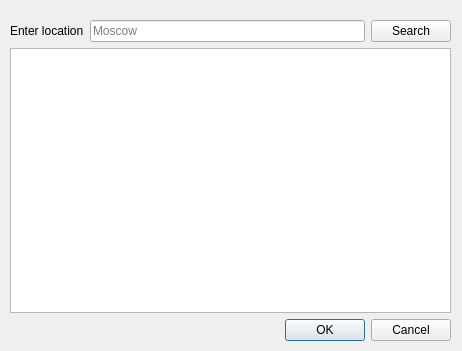
<?xml version="1.0" encoding="UTF-8"?>
<ui version="4.0">
 <class>AddLocationDialog</class>
 <widget class="QDialog" name="AddLocationDialog">
  <property name="geometry">
   <rect>
    <x>0</x>
    <y>0</y>
    <width>462</width>
    <height>351</height>
   </rect>
  </property>
  <property name="sizePolicy">
   <sizepolicy hsizetype="Fixed" vsizetype="Fixed">
    <horstretch>0</horstretch>
    <verstretch>0</verstretch>
   </sizepolicy>
  </property>
  <property name="windowTitle">
   <string>Dialog</string>
  </property>
  <property name="modal">
   <bool>true</bool>
  </property>
  <widget class="QWidget" name="">
   <property name="geometry">
    <rect>
     <x>10</x>
     <y>20</y>
     <width>441</width>
     <height>321</height>
    </rect>
   </property>
   <layout class="QVBoxLayout" name="verticalLayout">
    <item>
     <layout class="QHBoxLayout" name="horizontalLayout">
      <item>
       <widget class="QLabel" name="label">
        <property name="text">
         <string>Enter location</string>
        </property>
       </widget>
      </item>
      <item>
       <widget class="QLineEdit" name="searchText">
        <property name="autoFillBackground">
         <bool>false</bool>
        </property>
        <property name="text">
         <string/>
        </property>
        <property name="placeholderText">
         <string>Moscow</string>
        </property>
        <property name="clearButtonEnabled">
         <bool>false</bool>
        </property>
       </widget>
      </item>
      <item>
       <widget class="QPushButton" name="searchButton">
        <property name="text">
         <string>Search</string>
        </property>
       </widget>
      </item>
     </layout>
    </item>
    <item>
     <widget class="QListWidget" name="locListWidget"/>
    </item>
    <item>
     <widget class="QDialogButtonBox" name="okCancelBtnBox">
      <property name="standardButtons">
       <set>QDialogButtonBox::Cancel|QDialogButtonBox::Ok</set>
      </property>
     </widget>
    </item>
   </layout>
  </widget>
 </widget>
 <resources/>
 <connections/>
</ui>
